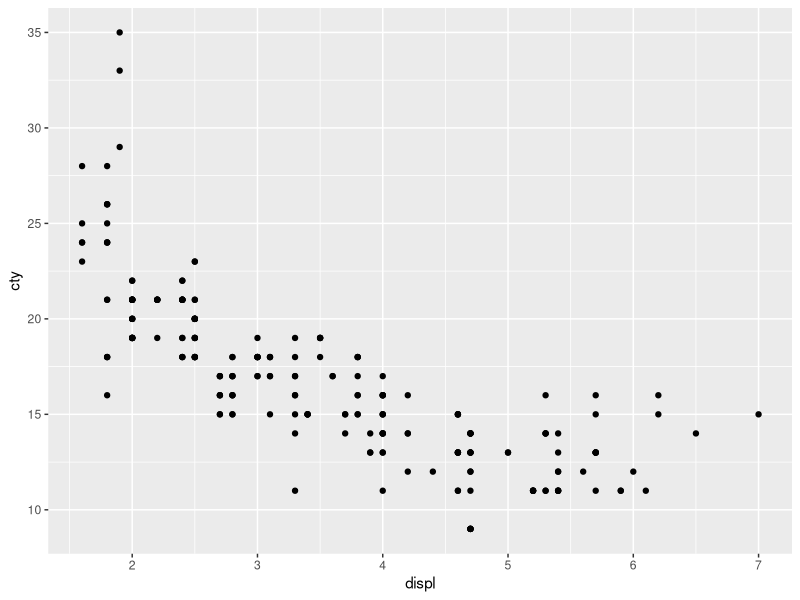
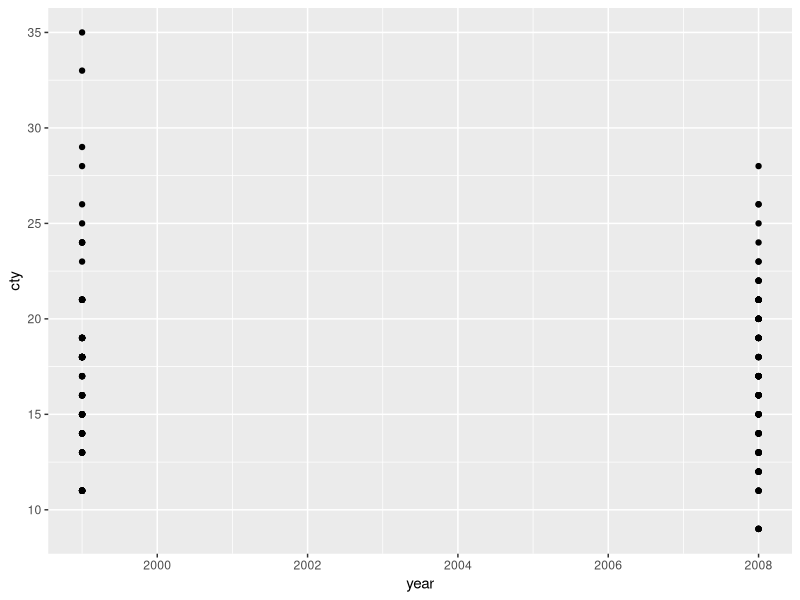
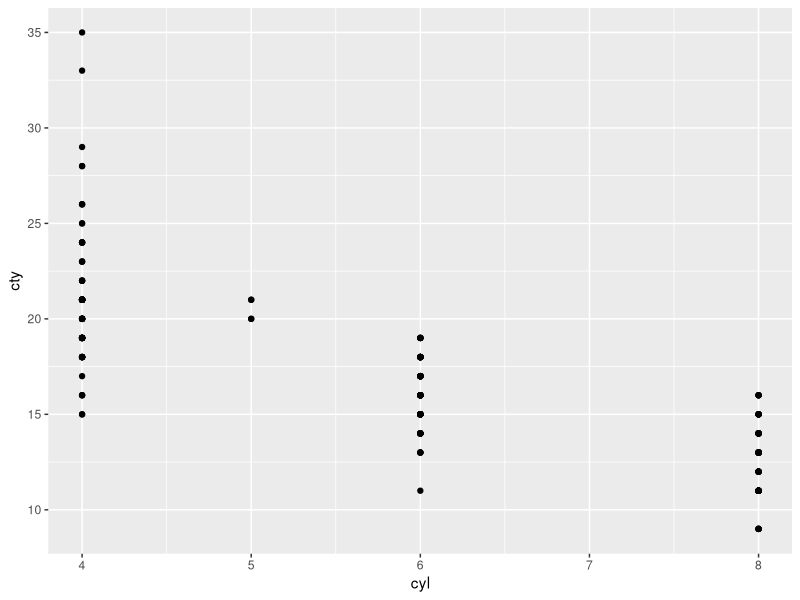
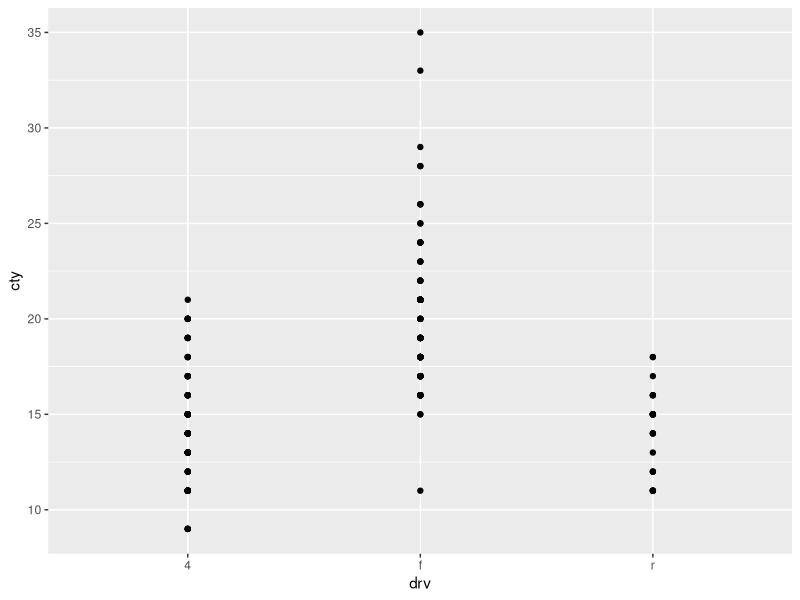
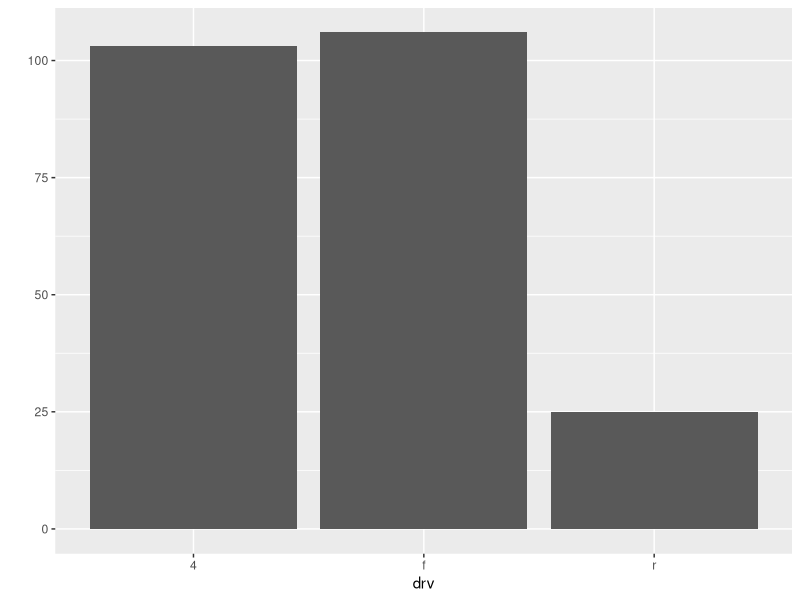
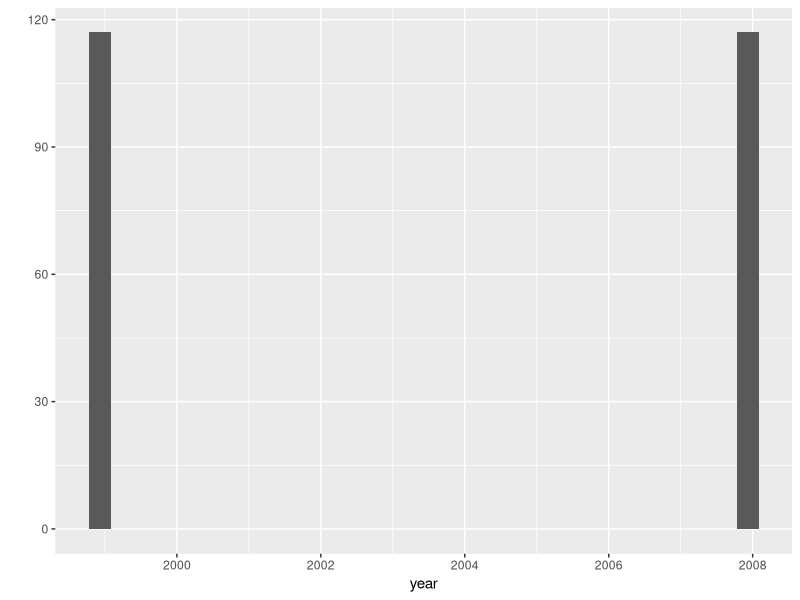
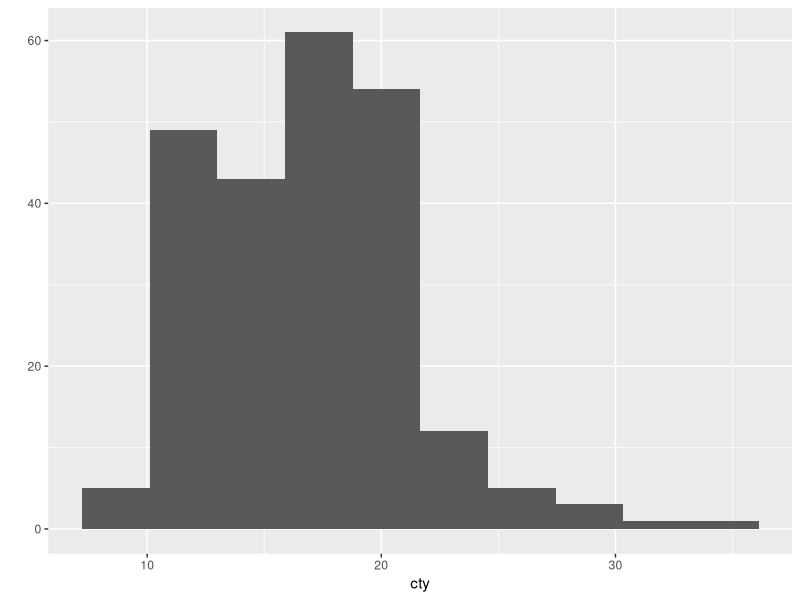
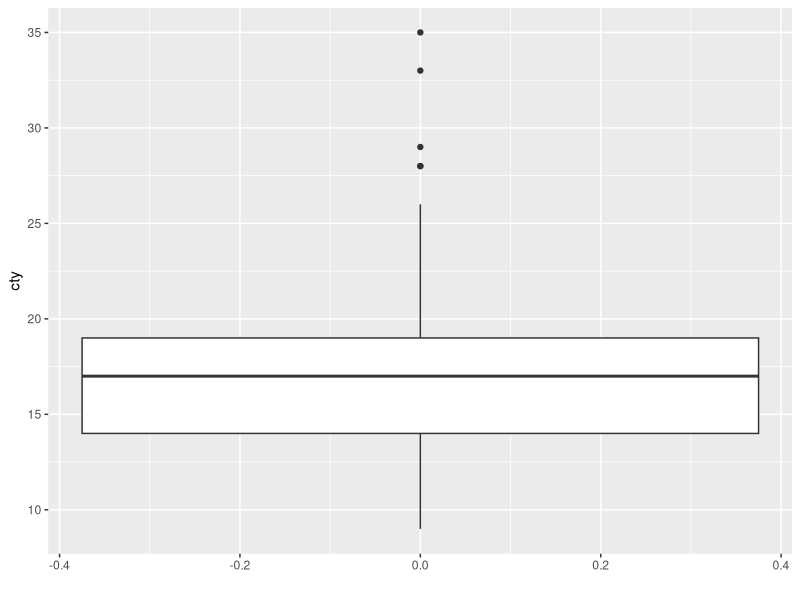

Here is the R script that generated these plots, in order:
# Quick Plot - ggplot 그래프를 쉽고 빠르게 그리는 기능.
library(tidyverse)

mpg <- as.data.frame(ggplot2::mpg)

head(mpg)

# y축에 사용할 변수 ~ x축에 사용할 변수
# cty(시내 주행 연비) ~ displ(배기량) 그래프
qplot(x = displ, y = cty, data = mpg)

# cty ~ year 그래프
qplot(x = year, y = cty, data = mpg)

# cty ~ cyl(실린더 개수) 그래프
qplot(x = cyl, y = cty, data = mpg)

# cty ~ drv(구동 방식) 그래프
qplot(x = drv, y = cty, data = mpg)

# 막대 그래프(bar plot): 
# 카테고리 변수의 빈도수(frequency, 개수)를 막대로 표현한 그래프.

# 구동 방식별 자동차 모델 개수 막대 그래프
table(mpg$drv)
qplot(x = drv, data = mpg)

# 연도별 자동차 모델 개수 막대 그래프
table(mpg$year)
qplot(x = year, data = mpg)

# 히스토그램(histogram):
# 연속형 변수를 일정한 구간으로 나눠서 그 구간 안에 포함된
# 데이터의 개수를 막대로 표현한 그래프.
qplot(x = cty, data = mpg, bins = 10)

# 상자그림(box plot)
# 요약 기술 통계량(최솟값, 최댓값, 백분위값)을 표현한 그래프.
summary(mpg$cty)
qplot(y = cty, data = mpg, geom = 'boxplot')

# ggplot2 패키지에는 midwest 예제 데이터 프레임이 있습니다.
# 1) ggplot2::midwest를 복사 -> 변수 생성
midwest <- as.data.frame(ggplot2::midwest)

# 2) midwest의 head, tail 출력
head(midwest)
tail(midwest)

# 3) midwest의 구조를 확인(row, column, 변수 이름/타입)
str(midwest)

# 4) midwest의 요약 기술 통계량
summary(midwest)

# 5) 변수 이름 변경: poptotal -> total, popasian -> asian
midwest <- rename(midwest, total = poptotal, asian = popasian)
colnames(midwest)

# 6) 파생 변수 asian_ratio: 전체 인구 대비 아시아 인구의 백분율.
midwest$asian_ratio <- (midwest$asian / midwest$total) * 100
midwest$asian_ratio
midwest$percasian

# 7) asian_ratio 변수의 평균
mean(midwest$asian_ratio)

# 8) 파생 변수 test: 
# asian_ratio가 평균보다 크면 'large', 그렇지 않으면 'small'
midwest$test <- ifelse(midwest$asian_ratio > mean(midwest$asian_ratio),
                       'large', 'small')

# 9) test 변수의 빈도수 테이블(도수 분포표)
table(midwest$test)

# 10) test 변수의 막대 그래프
qplot(x = test, data = midwest)


